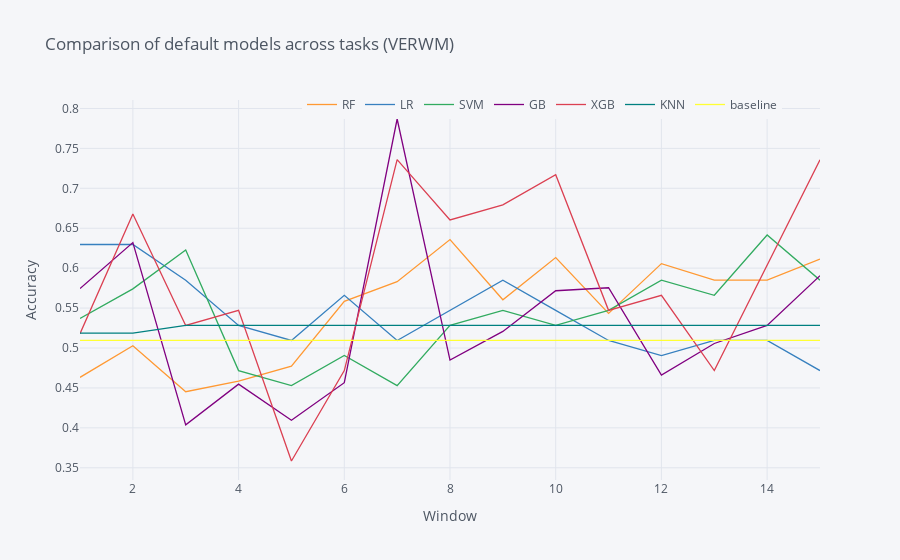

Notebook code for this chart:
### Code cell
# original_models.to_csv(r'log/VERWM_original_models.csv', index=True)
original_models = pd.read_csv('log/VERWM_original_models_1.csv', index_col=0)
plot_results(original_models, "Comparison of default models across tasks (VERWM)")

### Figure 1 — Plotly figure (JSON) as saved in the notebook; plotly's stock layout.template omitted (floating-point values rounded to 4 significant figures)
{"data": [{"line": {"color": "rgba(255, 153, 51, 1.0)", "dash": "solid", "shape": "linear", "width": 1.3}, "mode": "lines", "name": "RF", "text": "", "type": "scatter", "x": ["1", "2", "3", "4", "5", "6", "7", "8", "9", "10", "11", "12", "13", "14", "15"], "y": [0.4632, 0.5028, 0.4453, 0.4585, 0.4774, 0.5585, 0.583, 0.6358, 0.5604, 0.6132, 0.5434, 0.6057, 0.5849, 0.5849, 0.6113]}, {"line": {"color": "rgba(55, 128, 191, 1.0)", "dash": "solid", "shape": "linear", "width": 1.3}, "mode": "lines", "name": "LR", "text": "", "type": "scatter", "x": ["1", "2", "3", "4", "5", "6", "7", "8", "9", "10", "11", "12", "13", "14", "15"], "y": [0.6296, 0.6296, 0.5849, 0.5283, 0.5094, 0.566, 0.5094, 0.5472, 0.5849, 0.5472, 0.5094, 0.4906, 0.5094, 0.5094, 0.4717]}, {"line": {"color": "rgba(50, 171, 96, 1.0)", "dash": "solid", "shape": "linear", "width": 1.3}, "mode": "lines", "name": "SVM", "text": "", "type": "scatter", "x": ["1", "2", "3", "4", "5", "6", "7", "8", "9", "10", "11", "12", "13", "14", "15"], "y": [0.537, 0.5741, 0.6226, 0.4717, 0.4528, 0.4906, 0.4528, 0.5283, 0.5472, 0.5283, 0.5472, 0.5849, 0.566, 0.6415, 0.5849]}, {"line": {"color": "rgba(128, 0, 128, 1.0)", "dash": "solid", "shape": "linear", "width": 1.3}, "mode": "lines", "name": "GB", "text": "", "type": "scatter", "x": ["1", "2", "3", "4", "5", "6", "7", "8", "9", "10", "11", "12", "13", "14", "15"], "y": [0.5745, 0.6321, 0.4038, 0.4547, 0.4094, 0.4566, 0.7868, 0.4849, 0.5208, 0.5717, 0.5755, 0.466, 0.5057, 0.5283, 0.5906]}, {"line": {"color": "rgba(219, 64, 82, 1.0)", "dash": "solid", "shape": "linear", "width": 1.3}, "mode": "lines", "name": "XGB", "text": "", "type": "scatter", "x": ["1", "2", "3", "4", "5", "6", "7", "8", "9", "10", "11", "12", "13", "14", "15"], "y": [0.5179, 0.6679, 0.5283, 0.5472, 0.3585, 0.4717, 0.7358, 0.6604, 0.6792, 0.717, 0.5472, 0.566, 0.4717, 0.6038, 0.7358]}, {"line": {"color": "rgba(0, 128, 128, 1.0)", "dash": "solid", "shape": "linear", "width": 1.3}, "mode": "lines", "name": "KNN", "text": "", "type": "scatter", "x": ["1", "2", "3", "4", "5", "6", "7", "8", "9", "10", "11", "12", "13", "14", "15"], "y": [0.5185, 0.5185, 0.5283, 0.5283, 0.5283, 0.5283, 0.5283, 0.5283, 0.5283, 0.5283, 0.5283, 0.5283, 0.5283, 0.5283, 0.5283]}, {"line": {"color": "rgba(255, 255, 51, 1.0)", "dash": "solid", "shape": "linear", "width": 1.3}, "mode": "lines", "name": "baseline", "text": "", "type": "scatter", "x": ["1", "2", "3", "4", "5", "6", "7", "8", "9", "10", "11", "12", "13", "14", "15"], "y": [0.5094, 0.5094, 0.5094, 0.5094, 0.5094, 0.5094, 0.5094, 0.5094, 0.5094, 0.5094, 0.5094, 0.5094, 0.5094, 0.5094, 0.5094]}], "layout": {"legend": {"bgcolor": "#F5F6F9", "font": {"color": "#4D5663"}, "orientation": "h", "x": 0.3, "y": 0.95, "yanchor": "bottom"}, "paper_bgcolor": "#F5F6F9", "plot_bgcolor": "#F5F6F9", "showlegend": true, "title": {"font": {"color": "#4D5663"}, "text": "Comparison of default models across tasks (VERWM)"}, "xaxis": {"gridcolor": "#E1E5ED", "showgrid": true, "tickfont": {"color": "#4D5663"}, "title": {"font": {"color": "#4D5663"}, "text": "Window"}, "zerolinecolor": "#E1E5ED"}, "yaxis": {"gridcolor": "#E1E5ED", "showgrid": true, "tickfont": {"color": "#4D5663"}, "title": {"font": {"color": "#4D5663"}, "text": "Accuracy"}, "zerolinecolor": "#E1E5ED"}}}
